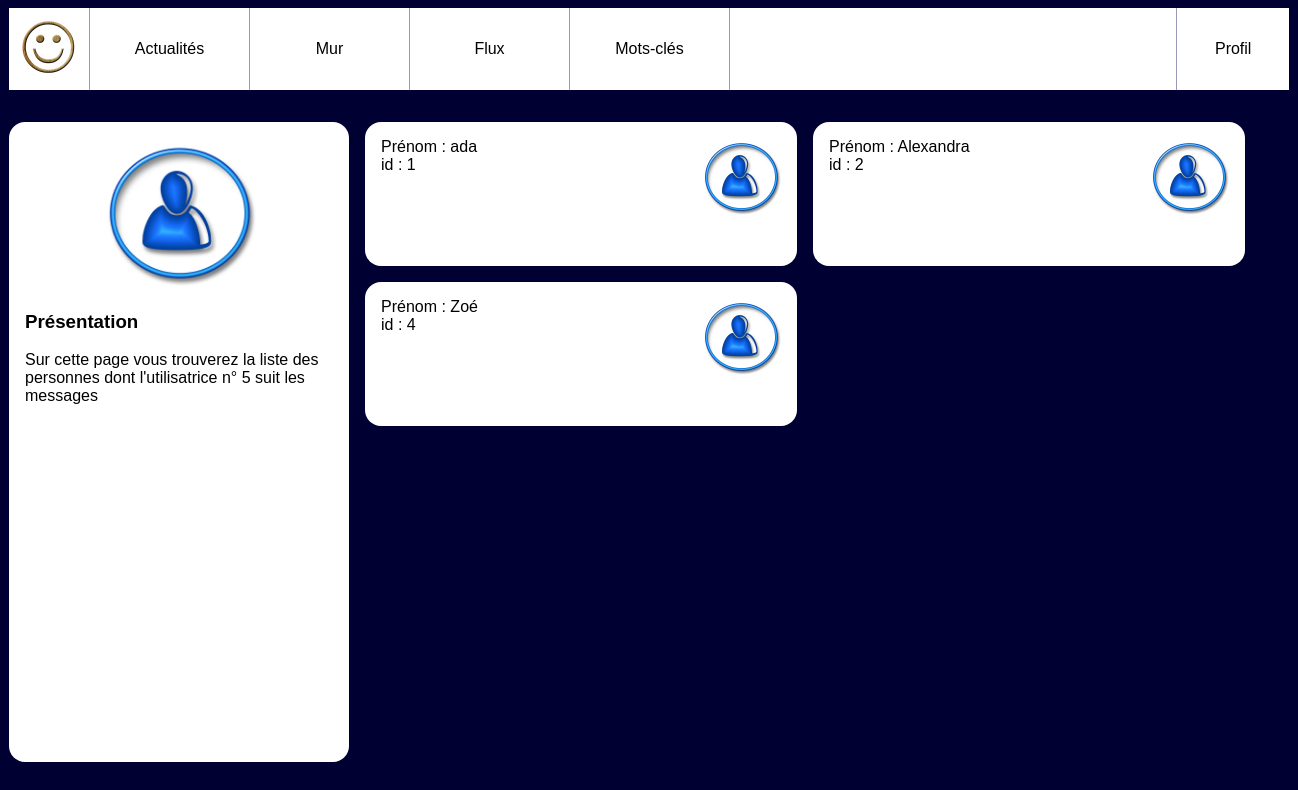
Page /subscriptions.php?user_id=5 on the committed database.
### tables this page shows
CREATE TABLE IF NOT EXISTS `users` (
  `id` INT UNSIGNED NOT NULL AUTO_INCREMENT,
  `email` VARCHAR(255) NOT NULL,
  `password` VARCHAR(255) NOT NULL,
  `alias` VARCHAR(255) NOT NULL,
  PRIMARY KEY (`id`),
  UNIQUE INDEX `email_UNIQUE` (`email` ASC),
  UNIQUE INDEX `alias_UNIQUE` (`alias` ASC));

### subscriptions.php (the view, shortened to what this page needs)
<!doctype html>
<html lang="fr">
    <head>
        <link rel="stylesheet" href="style.css"/>
    </head>
    <body>
    <?php include 'navbar.php'?>
        <div id="wrapper">
            <aside>
                <img src="user.jpg" alt="Portrait de l'utilisatrice"/>
                <section>
                    <h3>Présentation</h3>
                    <p>Sur cette page vous trouverez la liste des personnes dont
                        l'utilisatrice
                        n° <?php echo intval($_GET['user_id']) ?>
                        suit les messages
                    </p>
                </section>
            </aside>
            <main class='contacts'>
                <?php
                $userId = intval($_GET['user_id']);
                include 'connexions2.php';
                $laQuestionEnSql = "
                    SELECT users.*
                    FROM followers
                    LEFT JOIN users ON users.id=followers.followed_user_id
                    WHERE followers.following_user_id='$userId'
                    GROUP BY users.id
                    ";
                $lesInformations = $mysqli->query($laQuestionEnSql);
                ?>
                <?php
                while ($post = $lesInformations->fetch_assoc()) {
                ?>
                <article>
                    <img src="user.jpg" alt="blason"/>
                    <h3>Prénom : <?php echo($post['alias']) ?></h3>
                    <p>id : <?php echo($post['id']) ?></p>
                </article>
                <?php } ?>
            </main>
        </div>
    </body>
</html>

### style.css (style rules this page uses)
body { background-color: #003; font-family: Arial; }
#wrapper { display:flex; width:80em; margin:0 auto 2em auto; }
#wrapper aside { background-color: #fff; flex:1; padding:1em; border-radius: 1em; }
#wrapper aside img { display: block; width:50%; margin:auto; }
#wrapper main { flex:3; padding-left:1em; height: 80vh; overflow-y: scroll; }
#wrapper main article { background-color: #fff; padding:1em; margin-bottom: 1em ; border-radius: 1em; }
#wrapper main article h3 { margin:0; padding:0; font-weight: normal; font-size:1em; }
#wrapper main article p { margin:0; }
.contacts { display:flex; flex-wrap: wrap; align-items:flex-start; align-content: flex-start ; }
.contacts article { width:25em; height:7em; margin-right: 1em; }
.contacts article img { float:right; height: 5em; }

### rows in the picture
users: alias "ada", id "1"
users: alias "Alexandra", id "2"
users: alias "Zoé", id "4"

### other values in the picture
$_GET['user_id'] "5"
